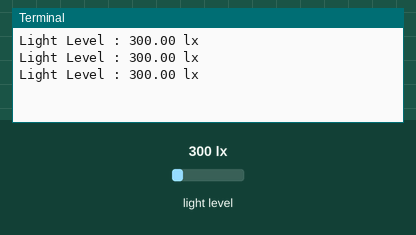
Simulated run of this program. Board: Raspberry Pi (BCM pin numbers). Shown: the last lines printed to the terminal. The inputs (shaded band) are chosen by the test bench; at power-on: light level 300 lx.

Above: at 1.2 s.
1.3 s: light level set to 40 lx
At 1.9 s:
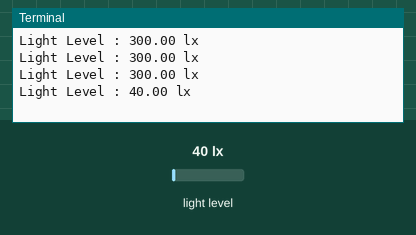
2.8 s: light level set to 500 lx
At 3.4 s:
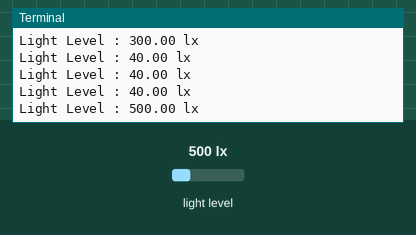
Timing chart, 0 to 5.8 s (numbered marks = the images above; inputs shaded):
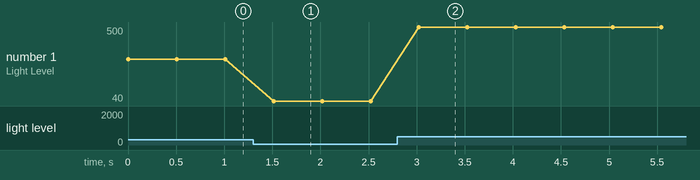

Measured:
- after the input at 1.3 s, the terminal: prints a new line after 0.21 s (image 1)
- after the input at 2.8 s, the terminal: prints a new line after 0.22 s (image 2)
- plotted number 1: 300 → 40 after the input at 1.3 s, 40 → 500 after the input at 2.8 s

The program:

bh1750.py
```python
#dht 기본 제공 소스 코드
# 출처 : https://bitbucket.org/MattHawkinsUK/rpispy-misc/raw/master/python/bh1750.py
#!/usr/bin/python
#---------------------------------------------------------------------
#    ___  ___  _ ____
#   / _ \/ _ \(_) __/__  __ __
#  / , _/ ___/ /\ \/ _ \/ // /
# /_/|_/_/  /_/___/ .__/\_, /
#                /_/   /___/
#
#           bh1750.py
# Read data from a BH1750 digital light sensor.
#
# Author : Matt Hawkins
# Date   : 26/06/2018
#
# For more information please visit :
# https://www.raspberrypi-spy.co.uk/?s=bh1750
#
#---------------------------------------------------------------------
import smbus
import time

# Define some constants from the datasheet

DEVICE     = 0x23 # Default device I2C address

POWER_DOWN = 0x00 # No active state
POWER_ON   = 0x01 # Power on
RESET      = 0x07 # Reset data register value

# Start measurement at 4lx resolution. Time typically 16ms.
CONTINUOUS_LOW_RES_MODE = 0x13
# Start measurement at 1lx resolution. Time typically 120ms
CONTINUOUS_HIGH_RES_MODE_1 = 0x10
# Start measurement at 0.5lx resolution. Time typically 120ms
CONTINUOUS_HIGH_RES_MODE_2 = 0x11
# Start measurement at 1lx resolution. Time typically 120ms
# Device is automatically set to Power Down after measurement.
ONE_TIME_HIGH_RES_MODE_1 = 0x20
# Start measurement at 0.5lx resolution. Time typically 120ms
# Device is automatically set to Power Down after measurement.
ONE_TIME_HIGH_RES_MODE_2 = 0x21
# Start measurement at 1lx resolution. Time typically 120ms
# Device is automatically set to Power Down after measurement.
ONE_TIME_LOW_RES_MODE = 0x23

#bus = smbus.SMBus(0) # Rev 1 Pi uses 0
bus = smbus.SMBus(1)  # Rev 2 Pi uses 1

def convertToNumber(data):
  # Simple function to convert 2 bytes of data
  # into a decimal number. Optional parameter 'decimals'
  # will round to specified number of decimal places.
  result=(data[1] + (256 * data[0])) / 1.2
  return (result)

def readLight(addr=DEVICE):
  # Read data from I2C interface
  data = bus.read_i2c_block_data(addr,ONE_TIME_HIGH_RES_MODE_1)
  return convertToNumber(data)

def main():

  while True:
    lightLevel=readLight()
    print("Light Level : " + format(lightLevel,'.2f') + " lx")
    time.sleep(0.5)

if __name__=="__main__":
   main()
```
